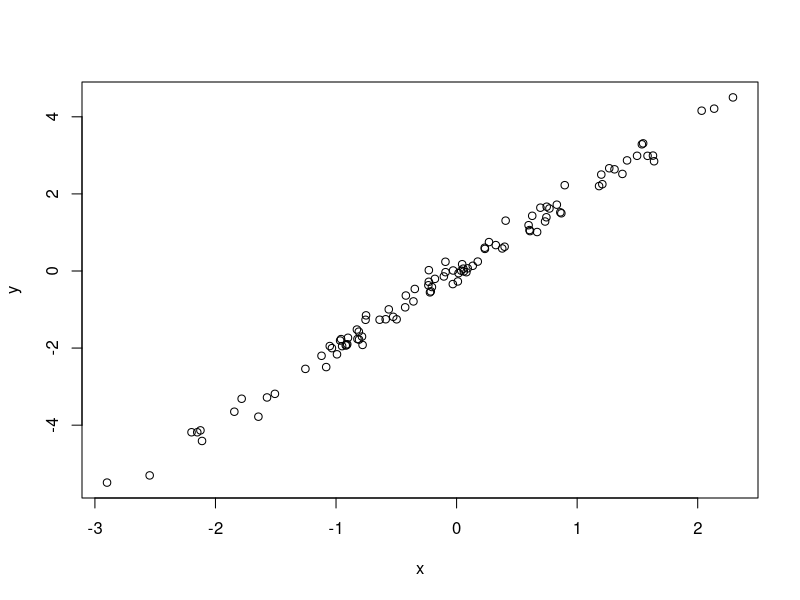

Reproduce this figure in R.
# Simulate and plot data
#Tomasz Wlodarczyk
#wlodarczyk.tr@gmail.com

#simulate
x<-rnorm(n=100)
#simulate response
y=2*x + rnorm(n=100, sd=0.2)
#plot the data
plot(x=x, y=y)

#test

